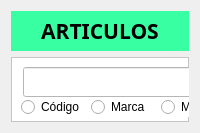
       <widget class="QWidget" name="pgArticulos">
        <property name="styleSheet">
         <string notr="true"/>
        </property>
        <layout class="QVBoxLayout" name="verticalLayout_2">
         <property name="leftMargin">
          <number>11</number>
         </property>
         <item>
          <widget class="QLabel" name="labelArticulo">
           <property name="minimumSize">
            <size>
             <width>0</width>
             <height>40</height>
            </size>
           </property>
           <property name="maximumSize">
            <size>
             <width>16777215</width>
             <height>40</height>
            </size>
           </property>
           <property name="font">
            <font>
             <family>Goldman</family>
             <pointsize>16</pointsize>
             <weight>75</weight>
             <bold>true</bold>
            </font>
           </property>
           <property name="styleSheet">
            <string notr="true">QLabel{
background-color:#39ffa3
}</string>
           </property>
           <property name="text">
            <string>ARTICULOS</string>
           </property>
           <property name="alignment">
            <set>Qt::AlignCenter</set>
           </property>
          </widget>
         </item>
         <item>
          <widget class="QFrame" name="frame_articulo">
           <property name="minimumSize">
            <size>
             <width>0</width>
             <height>65</height>
            </size>
           </property>
           <property name="styleSheet">
            <string notr="true">QFrame{
background-color:#ffffff;
}</string>
           </property>
           <property name="frameShape">
            <enum>QFrame::StyledPanel</enum>
           </property>
           <property name="frameShadow">
            <enum>QFrame::Raised</enum>
           </property>
           <widget class="QPushButton" name="bt_BuscarArticulo">
            <property name="geometry">
             <rect>
              <x>380</x>
              <y>10</y>
              <width>93</width>
              <height>30</height>
             </rect>
            </property>
            <property name="minimumSize">
             <size>
              <width>0</width>
              <height>30</height>
             </size>
            </property>
            <property name="font">
             <font>
              <family>Orbitron SemiBold</family>
              <pointsize>8</pointsize>
              <weight>75</weight>
              <bold>true</bold>
             </font>
            </property>
            <property name="styleSheet">
             <string notr="true">QPushButton{
background-color:#2caeff;
}

QPushButton:hover{
background-color:#39ffa3;
}</string>
            </property>
            <property name="text">
             <string>BUSCAR</string>
            </property>
           </widget>
           <widget class="QLineEdit" name="lineEdit_BuscarArticulo">
            <property name="geometry">
             <rect>
              <x>12</x>
              <y>10</y>
              <width>361</width>
              <height>30</height>
             </rect>
            </property>
            <property name="minimumSize">
             <size>
              <width>0</width>
              <height>30</height>
             </size>
            </property>
            <property name="palette">
             <palette>
              <active>
               <colorrole role="Button">
                <brush brushstyle="SolidPattern">
                 <color alpha="255">
                  <red>255</red>
                  <green>255</green>
                  <blue>255</blue>
                 </color>
                </brush>
               </colorrole>
               <colorrole role="Base">
                <brush brushstyle="SolidPattern">
                 <color alpha="255">
                  <red>255</red>
                  <green>255</green>
                  <blue>255</blue>
                 </color>
                </brush>
               </colorrole>
               <colorrole role="Window">
                <brush brushstyle="SolidPattern">
                 <color alpha="255">
                  <red>255</red>
                  <green>255</green>
                  <blue>255</blue>
                 </color>
                </brush>
               </colorrole>
              </active>
              <inactive>
               <colorrole role="Button">
                <brush brushstyle="SolidPattern">
                 <color alpha="255">
                  <red>255</red>
                  <green>255</green>
                  <blue>255</blue>
                 </color>
                </brush>
               </colorrole>
               <colorrole role="Base">
                <brush brushstyle="SolidPattern">
                 <color alpha="255">
                  <red>255</red>
                  <green>255</green>
                  <blue>255</blue>
                 </color>
                </brush>
               </colorrole>
               <colorrole role="Window">
                <brush brushstyle="SolidPattern">
                 <color alpha="255">
                  <red>255</red>
                  <green>255</green>
                  <blue>255</blue>
                 </color>
                </brush>
               </colorrole>
              </inactive>
              <disabled>
               <colorrole role="Button">
                <brush brushstyle="SolidPattern">
                 <color alpha="255">
                  <red>255</red>
                  <green>255</green>
                  <blue>255</blue>
                 </color>
                </brush>
               </colorrole>
               <colorrole role="Base">
                <brush brushstyle="SolidPattern">
                 <color alpha="255">
                  <red>255</red>
                  <green>255</green>
                  <blue>255</blue>
                 </color>
                </brush>
               </colorrole>
               <colorrole role="Window">
                <brush brushstyle="SolidPattern">
                 <color alpha="255">
                  <red>255</red>
                  <green>255</green>
                  <blue>255</blue>
                 </color>
                </brush>
               </colorrole>
              </disabled>
             </palette>
            </property>
            <property name="styleSheet">
             <string notr="true">QLineEdit{
background-color:#ffffff;
}</string>
            </property>
           </widget>
           <widget class="QPushButton" name="bt_NuevoArticulo">
            <property name="geometry">
             <rect>
              <x>600</x>
              <y>10</y>
              <width>93</width>
              <height>30</height>
             </rect>
            </property>
            <property name="minimumSize">
             <size>
              <width>0</width>
              <height>30</height>
             </size>
            </property>
            <property name="font">
             <font>
              <family>Orbitron SemiBold</family>
              <pointsize>8</pointsize>
              <weight>75</weight>
              <bold>true</bold>
             </font>
            </property>
            <property name="styleSheet">
             <string notr="true">QPushButton{
background-color:#2caeff;
}

QPushButton:hover{
background-color:#39ffa3;
}</string>
            </property>
            <property name="text">
             <string>NUEVO</string>
            </property>
           </widget>
           <widget class="QPushButton" name="bt_ModificarArticulo">
            <property name="geometry">
             <rect>
              <x>700</x>
              <y>10</y>
              <width>93</width>
              <height>30</height>
             </rect>
            </property>
            <property name="minimumSize">
             <size>
              <width>0</width>
              <height>30</height>
             </size>
            </property>
            <property name="font">
             <font>
              <family>Orbitron SemiBold</family>
              <pointsize>8</pointsize>
              <weight>75</weight>
              <bold>true</bold>
             </font>
            </property>
            <property name="styleSheet">
             <string notr="true">QPushButton{
background-color:#2caeff;
}

QPushButton:hover{
background-color:#39ffa3;
}</string>
            </property>
            <property name="text">
             <string>MODIFICAR</string>
            </property>
           </widget>
           <widget class="QPushButton" name="bt_EliminarArticulo">
            <property name="geometry">
             <rect>
              <x>800</x>
              <y>10</y>
              <width>93</width>
              <height>30</height>
             </rect>
            </property>
            <property name="minimumSize">
             <size>
              <width>0</width>
              <height>30</height>
             </size>
            </property>
            <property name="font">
             <font>
              <family>Orbitron SemiBold</family>
              <pointsize>8</pointsize>
              <weight>75</weight>
              <bold>true</bold>
             </font>
            </property>
            <property name="styleSheet">
             <string notr="true">QPushButton{
background-color:#2caeff;
}

QPushButton:hover{
background-color:#39ffa3;
}</string>
            </property>
            <property name="text">
             <string>ELIMINAR</string>
            </property>
           </widget>
           <widget class="QRadioButton" name="radioButton_Codigo">
            <property name="geometry">
             <rect>
              <x>10</x>
              <y>40</y>
              <width>95</width>
              <height>20</height>
             </rect>
            </property>
            <property name="styleSheet">
             <string notr="true">QRadioButton{
background-color:#ffffff
}</string>
            </property>
            <property name="text">
             <string>Código</string>
            </property>
           </widget>
           <widget class="QRadioButton" name="radioButton_Marca">
            <property name="geometry">
             <rect>
              <x>80</x>
              <y>40</y>
              <width>95</width>
              <height>20</height>
             </rect>
            </property>
            <property name="styleSheet">
             <string notr="true">QRadioButton{
background-color:#ffffff
}</string>
            </property>
            <property name="text">
             <string>Marca</string>
            </property>
           </widget>
           <widget class="QRadioButton" name="radioButton_Modelo">
            <property name="geometry">
             <rect>
              <x>150</x>
              <y>40</y>
              <width>95</width>
              <height>20</height>
             </rect>
            </property>
            <property name="styleSheet">
             <string notr="true">QRadioButton{
background-color:#ffffff
}</string>
            </property>
            <property name="text">
             <string>Modelo</string>
            </property>
           </widget>
           <widget class="QRadioButton" name="radioButton_Categoria">
            <property name="geometry">
             <rect>
              <x>230</x>
              <y>40</y>
              <width>95</width>
              <height>20</height>
             </rect>
            </property>
            <property name="styleSheet">
             <string notr="true">QRadioButton{
background-color:#ffffff
}</string>
            </property>
            <property name="text">
             <string>Categoria</string>
            </property>
           </widget>
           <widget class="QRadioButton" name="radioButton_Proveedor">
            <property name="geometry">
             <rect>
              <x>320</x>
              <y>40</y>
              <width>95</width>
              <height>20</height>
             </rect>
            </property>
            <property name="styleSheet">
             <string notr="true">QRadioButton{
background-color:#ffffff
}</string>
            </property>
            <property name="text">
             <string>Proveedor</string>
            </property>
           </widget>
           <widget class="QTableWidget" name="tabla_Articulos">
            <property name="geometry">
             <rect>
              <x>0</x>
              <y>70</y>
              <width>1681</width>
              <height>661</height>
             </rect>
            </property>
            <property name="styleSheet">
             <string notr="true">QTableWidget{
background-color:#ffffff
}</string>
            </property>
            <column>
             <property name="text">
              <string>CODIGO</string>
             </property>
             <property name="background">
              <color>
               <red>255</red>
               <green>255</green>
               <blue>255</blue>
              </color>
             </property>
            </column>
            <column>
             <property name="text">
              <string>NOMBRE</string>
             </property>
            </column>
            <column>
             <property name="text">
              <string>MODELO</string>
             </property>
            </column>
            <column>
             <property name="text">
              <string>MARCA</string>
             </property>
            </column>
            <column>
             <property name="text">
              <string>CATEGORIA</string>
             </property>
            </column>
            <column>
             <property name="text">
              <string>SKU</string>
             </property>
            </column>
            <column>
             <property name="text">
              <string>COLOR</string>
             </property>
            </column>
            <column>
             <property name="text">
              <string>CARACTERISTICA</string>
             </property>
            </column>
            <column>
             <property name="text">
              <string>PRECIO_COSTO</string>
             </property>
            </column>
            <column>
             <property name="text">
              <string>PRECIO_VENTA</string>
             </property>
            </column>
            <column>
             <property name="text">
              <string>IVA</string>
             </property>
            </column>
            <column>
             <property name="text">
              <string>PROVEEDOR</string>
             </property>
            </column>
            <column>
             <property name="text">
              <string>TAMAÑO</string>
             </property>
            </column>
            <column>
             <property name="text">
              <string>ANCHO</string>
             </property>
            </column>
            <column>
             <property name="text">
              <string>LARGO</string>
             </property>
            </column>
            <column>
             <property name="text">
              <string>PROFUNDIDAD</string>
             </property>
            </column>
            <column>
             <property name="text">
              <string>PESO</string>
             </property>
            </column>
            <column>
             <property name="text">
              <string>PESO_ENVALADO</string>
             </property>
            </column>
            <column>
             <property name="text">
              <string>STOCK</string>
             </property>
            </column>
           </widget>
           <widget class="QLabel" name="label_capturaSeleccion">
            <property name="geometry">
             <rect>
              <x>0</x>
              <y>730</y>
              <width>55</width>
              <height>16</height>
             </rect>
            </property>
            <property name="text">
             <string/>
            </property>
           </widget>
           <widget class="QComboBox" name="comboBox_FiltrarArticuloCampo">
            <property name="geometry">
             <rect>
              <x>1120</x>
              <y>10</y>
              <width>151</width>
              <height>30</height>
             </rect>
            </property>
            <property name="minimumSize">
             <size>
              <width>0</width>
              <height>30</height>
             </size>
            </property>
            <property name="maximumSize">
             <size>
              <width>16777215</width>
              <height>30</height>
             </size>
            </property>
            <item>
             <property name="text">
              <string>nombre</string>
             </property>
            </item>
            <item>
             <property name="text">
              <string>marca</string>
             </property>
            </item>
            <item>
             <property name="text">
              <string>categoria</string>
             </property>
            </item>
            <item>
             <property name="text">
              <string>proveedor</string>
             </property>
            </item>
            <item>
             <property name="text">
              <string>stock</string>
             </property>
            </item>
            <item>
             <property name="text">
              <string>precio_venta</string>
             </property>
            </item>
            <item>
             <property name="text">
              <string>precio_costo</string>
             </property>
            </item>
           </widget>
           <widget class="QPushButton" name="bt_FiltrarArticulo">
            <property name="geometry">
             <rect>
              <x>972</x>
              <y>10</y>
              <width>131</width>
              <height>30</height>
             </rect>
            </property>
            <property name="minimumSize">
             <size>
              <width>0</width>
              <height>30</height>
             </size>
            </property>
            <property name="font">
             <font>
              <family>Orbitron SemiBold</family>
              <pointsize>8</pointsize>
              <weight>75</weight>
              <bold>true</bold>
             </font>
            </property>
            <property name="styleSheet">
             <string notr="true">QPushButton{
background-color:#2caeff;
}

QPushButton:hover{
background-color:#39ffa3;
}</string>
            </property>
            <property name="text">
             <string>FILTRAR POR:</string>
            </property>
           </widget>
           <widget class="QComboBox" name="comboBox_FiltrarArticuloCondicion">
            <property name="geometry">
             <rect>
              <x>1280</x>
              <y>10</y>
              <width>151</width>
              <height>30</height>
             </rect>
            </property>
            <property name="minimumSize">
             <size>
              <width>0</width>
              <height>30</height>
             </size>
            </property>
            <property name="maximumSize">
             <size>
              <width>16777215</width>
              <height>30</height>
             </size>
            </property>
            <item>
             <property name="text">
              <string>Mayor que...</string>
             </property>
            </item>
            <item>
             <property name="text">
              <string>Menor que...</string>
             </property>
            </item>
            <item>
             <property name="text">
              <string>Entre...</string>
             </property>
            </item>
            <item>
             <property name="text">
              <string>Igual a...</string>
             </property>
            </item>
           </widget>
           <widget class="QLineEdit" name="lineEditValor1">
            <property name="geometry">
             <rect>
              <x>1440</x>
              <y>10</y>
              <width>101</width>
              <height>30</height>
             </rect>
            </property>
            <property name="minimumSize">
             <size>
              <width>0</width>
              <height>30</height>
             </size>
            </property>
            <property name="maximumSize">
             <size>
              <width>16777215</width>
              <height>30</height>
             </size>
            </property>
            <property name="text">
             <string>Valor 1</string>
            </property>
           </widget>
           <widget class="QLineEdit" name="lineEditValor1_2">
            <property name="geometry">
             <rect>
              <x>1550</x>
              <y>10</y>
              <width>101</width>
              <height>30</height>
             </rect>
            </property>
            <property name="minimumSize">
             <size>
              <width>0</width>
              <height>30</height>
             </size>
            </property>
            <property name="maximumSize">
             <size>
              <width>16777215</width>
              <height>30</height>
             </size>
            </property>
            <property name="text">
             <string>Valor 2</string>
            </property>
           </widget>
          </widget>
         </item>
        </layout>
       </widget>
